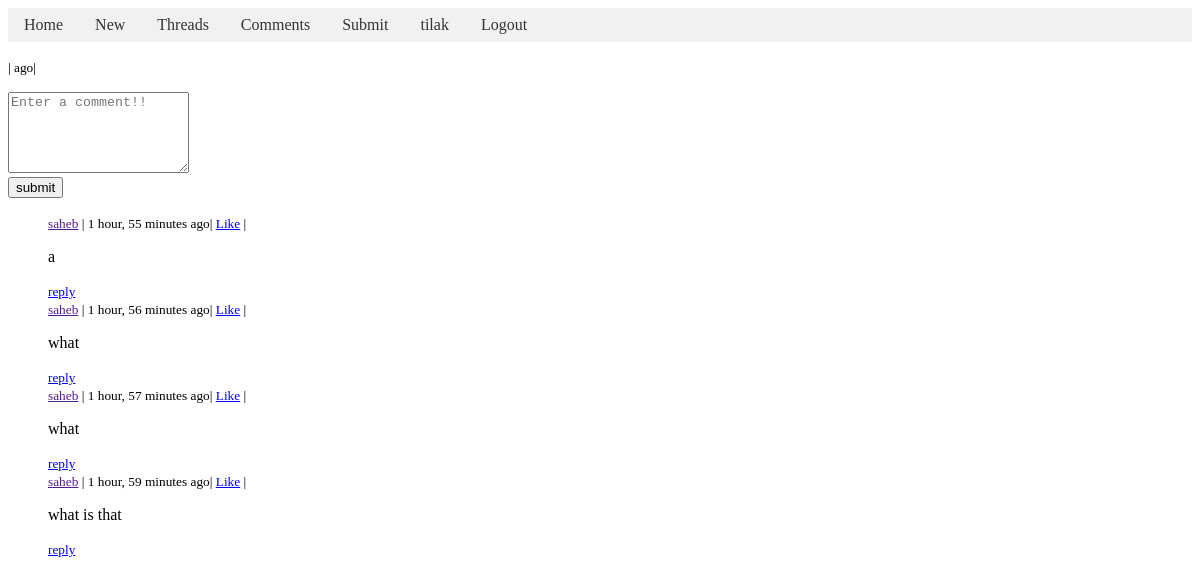
The app's page /userItems/?id=saheb (signed in) with its own data.
### base/models.py (models this page shows, shortened)
class User(AbstractUser):
    name = models.TextField(max_length=200, null=True)
    username = models.TextField(max_length=200, null=False, unique=True)
    email = models.EmailField(null=True)
    about = models.TextField(max_length=200, null=True)
    created = models.DateTimeField(auto_now_add=True)
    fav_posts = models.ManyToManyField('Post', related_name='fav_by')
    fav_comments = models.ManyToManyField('Comment', related_name='fav_by')
    def __str__(self):
        return self.username

class Comment(models.Model):
    user = models.ForeignKey(User, on_delete=models.CASCADE)
    created = models.DateTimeField(auto_now_add=True)
    parent = models.ForeignKey('self', on_delete=models.CASCADE, blank=True, null=True)
    body = models.TextField(max_length=200)
    post = models.ForeignKey(Post, on_delete=models.CASCADE, default=1)
    up_users = models.ManyToManyField(User, related_name='upvoted_comments')
    class Meta:
        ordering = ['-created']

### base/views.py (the view)
# urls.py: path('userItems/', views.getprofileItems, name='userItems'),
def getprofileItems(request):
    username = request.GET.get('id')
    user = User.objects.get(username=username)
    obj = request.GET.get('obj')
    if obj == 'post':
        p = request.GET.get('p')
        if p == None:
            p = 1
        p = int(p)
        posts = Post.objects.get(user=user)
        posts = rank_posts(posts)
        context = pagination(p=p, post_per_page=10, obj=posts)
        return render(request, 'base/new.html', context)
    else:
        comments = Comment.objects.filter(user=user)
        context = {"obj":obj, "comments":comments}
    return render(request, 'base/userItems.html', context)

### base/templates/base/userItems.html (shortened to what this page needs)
{% extends 'main.html' %}
{% block content %}
<div>
        <p>
            <small><a href="" target="_blank">{{parent_comment.user}}</a> |
                {{parent_comment.created|timesince}} ago|
            </small>
        </p>
</div>
<div>
    {% include 'base/comment_form.html' %}
</div>
{% include 'base/comment_tree.html' with comments=comments %}
{% endblock content %}

### templates/navbar.html
<header>
    <div>
        <div class="navbar">
            <a href="{% url 'home' %}">Home</a>
            <a href="{% url 'new' %}">New</a>
            {% if request.user.is_authenticated %}
            <a href="{% url 'thread'%}">Threads</a>
            {% endif %}
            <a href="{% url 'comment' %}">Comments</a>
            <a href="{% url 'submit' %}">Submit</a>
            {% if request.user.is_authenticated %}
            <a href="{% url 'user' %}?id={{request.user.username}}">{{request.user.username}}</a>  <a href="{% url 'login_form' %}">Logout</a>
            {% else %}
            <a href="{% url 'login_form' %}">Login</a>
            {% endif %}
          </div>
    </div>
</header>

### base/templates/base/comment_tree.html (shortened to what this page needs)
<ul style="list-style: none;">
    {% for comment in comments %}
        <li>
            <div>
                <small><a href="" target="_blank">{{comment.user}}</a> |
                    {{comment.created|timesince}} ago| {% if request.user not in comment.up_users.all %} <a href="{% url 'upvote' 'c' comment.id %}">Like</a>
                    {% else %} <a href="{% url 'dvote' 'c' comment.id %}">Unlike</a>{% endif %} | {% if request.user == comment.user %} <a href = "{% url 'deleteComment' %}?id={{comment.id}}">Delete</a>{% endif %}
                </small>
                <p>
                     {{comment.body}}
                </p>
                <small>
                    <a href="{% url 'items' %}?id={{comment.id}}&reply_to=comment">reply</a>
                </small>
            </div>
        </li>
    {% endfor %}
</ul>

### templates/main.html (style rules this page uses)
.navbar { background-color: #f1f1f1; overflow: hidden; }
.navbar a { float: left; display: block; padding: 8px 16px; text-decoration: none; color: #333; }

### records on screen
User: user.username "tilak"
Comment: user "saheb", created "1 hour, 55 minutes", shows "Like", body "a"
Comment: user "saheb", created "1 hour, 56 minutes", shows "Like", body "what"
Comment: user "saheb", created "1 hour, 57 minutes", shows "Like", body "what"
Comment: user "saheb", created "1 hour, 59 minutes", shows "Like", body "what is that"
